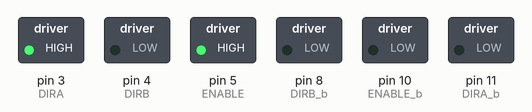
Simulated run of this sketch. Board: Arduino Uno, built with avr-gcc and run on an emulated ATmega328P. Shown: switched loads named in the sketch (green lamp = pin HIGH). What the sketch prints to the serial monitor is not drawn.

Above: at 0.1 s.
Timing chart, 0 to 1.6 s (numbered marks = the images above):
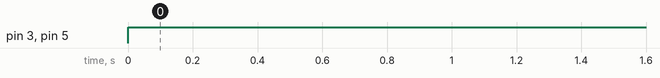

Measured:
- by itself, pin 3 (DIRA), pin 5 (ENABLE): LOW → HIGH at 0.00 s

The sketch:

Irrigation_Project.ino
```cpp
/************************
Exercise the motor using
the L293D chip
************************/

#define ENABLE 5
#define ENABLE_b 10
#define DIRA 3
#define DIRA_b 11
#define DIRB 4
#define DIRB_b 8

int i;

void setup() {
  //---set pin direction
  pinMode(ENABLE,OUTPUT);
  pinMode(ENABLE_b,OUTPUT);
  pinMode(DIRA,OUTPUT);
  pinMode(DIRA_b,OUTPUT);
  pinMode(DIRB,OUTPUT);
  pinMode(DIRB_b,OUTPUT);
  Serial.begin(9600);
}

void loop() {
  Serial.println("Motor 1");
  analogWrite(ENABLE,255); //enable on
  digitalWrite(DIRA,HIGH); //one way
  digitalWrite(DIRB,LOW);
  delay(300000);
  digitalWrite(ENABLE,LOW); //all done

  Serial.println("Motor 2");
  analogWrite(ENABLE_b,255); //enable on
  digitalWrite(DIRA_b,LOW); //one way
  digitalWrite(DIRB_b,HIGH);
  delay(300000);
  digitalWrite(ENABLE_b,LOW); //all done

  Serial.println("Done");
  delay(43200000);
}
```
